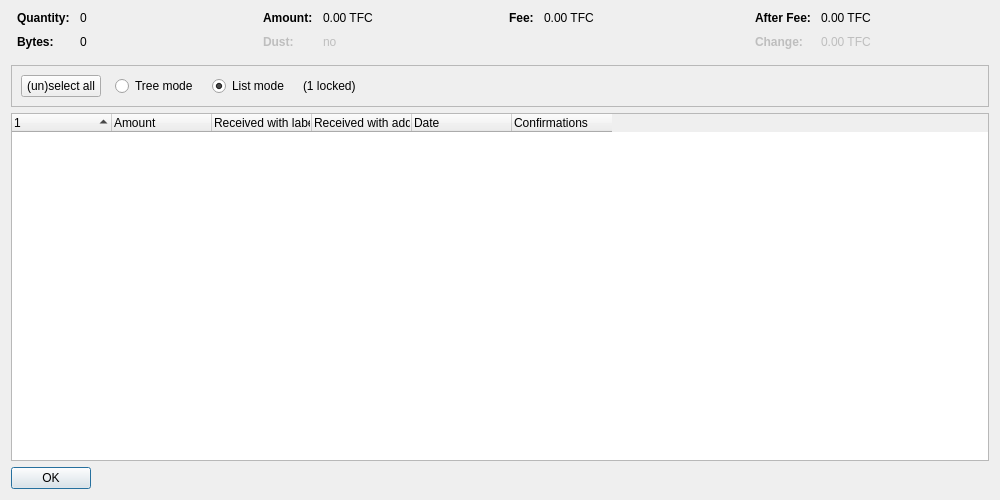
<?xml version="1.0" encoding="UTF-8"?>
<ui version="4.0">
 <class>CoinControlDialog</class>
 <widget class="QDialog" name="CoinControlDialog">
  <property name="geometry">
   <rect>
    <x>0</x>
    <y>0</y>
    <width>1000</width>
    <height>500</height>
   </rect>
  </property>
  <property name="windowTitle">
   <string>Coin Selection</string>
  </property>
  <layout class="QVBoxLayout" name="verticalLayout">
   <item>
    <layout class="QHBoxLayout" name="horizontalLayoutTop" stretch="0,0,0,0">
     <property name="topMargin">
      <number>0</number>
     </property>
     <property name="bottomMargin">
      <number>10</number>
     </property>
     <item>
      <layout class="QFormLayout" name="formLayoutCoinControl1">
       <property name="horizontalSpacing">
        <number>10</number>
       </property>
       <property name="verticalSpacing">
        <number>10</number>
       </property>
       <property name="leftMargin">
        <number>6</number>
       </property>
       <property name="rightMargin">
        <number>6</number>
       </property>
       <item row="0" column="0">
        <widget class="QLabel" name="labelCoinControlQuantityText">
         <property name="font">
          <font>
           <weight>75</weight>
           <bold>true</bold>
          </font>
         </property>
         <property name="text">
          <string>Quantity:</string>
         </property>
        </widget>
       </item>
       <item row="0" column="1">
        <widget class="QLabel" name="labelCoinControlQuantity">
         <property name="cursor">
          <cursorShape>IBeamCursor</cursorShape>
         </property>
         <property name="contextMenuPolicy">
          <enum>Qt::ActionsContextMenu</enum>
         </property>
         <property name="text">
          <string notr="true">0</string>
         </property>
         <property name="textInteractionFlags">
          <set>Qt::LinksAccessibleByMouse|Qt::TextSelectableByKeyboard|Qt::TextSelectableByMouse</set>
         </property>
        </widget>
       </item>
       <item row="1" column="0">
        <widget class="QLabel" name="labelCoinControlBytesText">
         <property name="font">
          <font>
           <weight>75</weight>
           <bold>true</bold>
          </font>
         </property>
         <property name="text">
          <string>Bytes:</string>
         </property>
        </widget>
       </item>
       <item row="1" column="1">
        <widget class="QLabel" name="labelCoinControlBytes">
         <property name="cursor">
          <cursorShape>IBeamCursor</cursorShape>
         </property>
         <property name="contextMenuPolicy">
          <enum>Qt::ActionsContextMenu</enum>
         </property>
         <property name="text">
          <string notr="true">0</string>
         </property>
         <property name="textInteractionFlags">
          <set>Qt::LinksAccessibleByMouse|Qt::TextSelectableByKeyboard|Qt::TextSelectableByMouse</set>
         </property>
        </widget>
       </item>
      </layout>
     </item>
     <item>
      <layout class="QFormLayout" name="formLayoutCoinControl2">
       <property name="horizontalSpacing">
        <number>10</number>
       </property>
       <property name="verticalSpacing">
        <number>10</number>
       </property>
       <property name="leftMargin">
        <number>6</number>
       </property>
       <property name="rightMargin">
        <number>6</number>
       </property>
       <item row="0" column="0">
        <widget class="QLabel" name="labelCoinControlAmountText">
         <property name="font">
          <font>
           <weight>75</weight>
           <bold>true</bold>
          </font>
         </property>
         <property name="text">
          <string>Amount:</string>
         </property>
        </widget>
       </item>
       <item row="0" column="1">
        <widget class="QLabel" name="labelCoinControlAmount">
         <property name="cursor">
          <cursorShape>IBeamCursor</cursorShape>
         </property>
         <property name="contextMenuPolicy">
          <enum>Qt::ActionsContextMenu</enum>
         </property>
         <property name="text">
          <string notr="true">0.00 TFC</string>
         </property>
         <property name="textInteractionFlags">
          <set>Qt::LinksAccessibleByMouse|Qt::TextSelectableByKeyboard|Qt::TextSelectableByMouse</set>
         </property>
        </widget>
       </item>
       <item row="1" column="0">
        <widget class="QLabel" name="labelCoinControlLowOutputText">
         <property name="enabled">
          <bool>false</bool>
         </property>
         <property name="font">
          <font>
           <weight>75</weight>
           <bold>true</bold>
          </font>
         </property>
         <property name="text">
          <string>Dust:</string>
         </property>
        </widget>
       </item>
       <item row="1" column="1">
        <widget class="QLabel" name="labelCoinControlLowOutput">
         <property name="enabled">
          <bool>false</bool>
         </property>
         <property name="cursor">
          <cursorShape>IBeamCursor</cursorShape>
         </property>
         <property name="contextMenuPolicy">
          <enum>Qt::ActionsContextMenu</enum>
         </property>
         <property name="text">
          <string notr="true">no</string>
         </property>
         <property name="textInteractionFlags">
          <set>Qt::LinksAccessibleByMouse|Qt::TextSelectableByKeyboard|Qt::TextSelectableByMouse</set>
         </property>
        </widget>
       </item>
      </layout>
     </item>
     <item>
      <layout class="QFormLayout" name="formLayoutCoinControl3">
       <property name="horizontalSpacing">
        <number>10</number>
       </property>
       <property name="verticalSpacing">
        <number>10</number>
       </property>
       <property name="leftMargin">
        <number>6</number>
       </property>
       <property name="rightMargin">
        <number>6</number>
       </property>
       <item row="0" column="0">
        <widget class="QLabel" name="labelCoinControlFeeText">
         <property name="font">
          <font>
           <weight>75</weight>
           <bold>true</bold>
          </font>
         </property>
         <property name="text">
          <string>Fee:</string>
         </property>
        </widget>
       </item>
       <item row="0" column="1">
        <widget class="QLabel" name="labelCoinControlFee">
         <property name="cursor">
          <cursorShape>IBeamCursor</cursorShape>
         </property>
         <property name="contextMenuPolicy">
          <enum>Qt::ActionsContextMenu</enum>
         </property>
         <property name="text">
          <string notr="true">0.00 TFC</string>
         </property>
         <property name="textInteractionFlags">
          <set>Qt::LinksAccessibleByMouse|Qt::TextSelectableByKeyboard|Qt::TextSelectableByMouse</set>
         </property>
        </widget>
       </item>
      </layout>
     </item>
     <item>
      <layout class="QFormLayout" name="formLayoutCoinControl4">
       <property name="horizontalSpacing">
        <number>10</number>
       </property>
       <property name="verticalSpacing">
        <number>10</number>
       </property>
       <property name="leftMargin">
        <number>6</number>
       </property>
       <property name="rightMargin">
        <number>6</number>
       </property>
       <item row="0" column="0">
        <widget class="QLabel" name="labelCoinControlAfterFeeText">
         <property name="font">
          <font>
           <weight>75</weight>
           <bold>true</bold>
          </font>
         </property>
         <property name="text">
          <string>After Fee:</string>
         </property>
        </widget>
       </item>
       <item row="0" column="1">
        <widget class="QLabel" name="labelCoinControlAfterFee">
         <property name="cursor">
          <cursorShape>IBeamCursor</cursorShape>
         </property>
         <property name="contextMenuPolicy">
          <enum>Qt::ActionsContextMenu</enum>
         </property>
         <property name="text">
          <string notr="true">0.00 TFC</string>
         </property>
         <property name="textInteractionFlags">
          <set>Qt::LinksAccessibleByMouse|Qt::TextSelectableByKeyboard|Qt::TextSelectableByMouse</set>
         </property>
        </widget>
       </item>
       <item row="1" column="0">
        <widget class="QLabel" name="labelCoinControlChangeText">
         <property name="enabled">
          <bool>false</bool>
         </property>
         <property name="font">
          <font>
           <weight>75</weight>
           <bold>true</bold>
          </font>
         </property>
         <property name="text">
          <string>Change:</string>
         </property>
        </widget>
       </item>
       <item row="1" column="1">
        <widget class="QLabel" name="labelCoinControlChange">
         <property name="enabled">
          <bool>false</bool>
         </property>
         <property name="cursor">
          <cursorShape>IBeamCursor</cursorShape>
         </property>
         <property name="contextMenuPolicy">
          <enum>Qt::ActionsContextMenu</enum>
         </property>
         <property name="text">
          <string notr="true">0.00 TFC</string>
         </property>
         <property name="textInteractionFlags">
          <set>Qt::LinksAccessibleByMouse|Qt::TextSelectableByKeyboard|Qt::TextSelectableByMouse</set>
         </property>
        </widget>
       </item>
      </layout>
     </item>
    </layout>
   </item>
   <item>
    <widget class="QFrame" name="frame">
     <property name="minimumSize">
      <size>
       <width>0</width>
       <height>40</height>
      </size>
     </property>
     <property name="frameShape">
      <enum>QFrame::StyledPanel</enum>
     </property>
     <property name="frameShadow">
      <enum>QFrame::Sunken</enum>
     </property>
     <layout class="QHBoxLayout" name="horizontalLayout">
      <item>
       <layout class="QHBoxLayout" name="horizontalLayoutPanel" stretch="0,0,0,0,0">
        <property name="spacing">
         <number>14</number>
        </property>
        <item>
         <widget class="QPushButton" name="pushButtonSelectAll">
          <property name="sizePolicy">
           <sizepolicy hsizetype="Maximum" vsizetype="Fixed">
            <horstretch>0</horstretch>
            <verstretch>0</verstretch>
           </sizepolicy>
          </property>
          <property name="text">
           <string>(un)select all</string>
          </property>
          <property name="autoDefault">
           <bool>false</bool>
          </property>
         </widget>
        </item>
        <item>
         <widget class="QRadioButton" name="radioTreeMode">
          <property name="sizePolicy">
           <sizepolicy hsizetype="Maximum" vsizetype="Fixed">
            <horstretch>0</horstretch>
            <verstretch>0</verstretch>
           </sizepolicy>
          </property>
          <property name="text">
           <string>Tree mode</string>
          </property>
         </widget>
        </item>
        <item>
         <widget class="QRadioButton" name="radioListMode">
          <property name="sizePolicy">
           <sizepolicy hsizetype="Maximum" vsizetype="Fixed">
            <horstretch>0</horstretch>
            <verstretch>0</verstretch>
           </sizepolicy>
          </property>
          <property name="text">
           <string>List mode</string>
          </property>
          <property name="checked">
           <bool>true</bool>
          </property>
         </widget>
        </item>
        <item>
         <widget class="QLabel" name="labelLocked">
          <property name="text">
           <string notr="true">(1 locked)</string>
          </property>
         </widget>
        </item>
        <item>
         <spacer name="horizontalSpacer">
          <property name="orientation">
           <enum>Qt::Horizontal</enum>
          </property>
          <property name="sizeHint" stdset="0">
           <size>
            <width>40</width>
            <height>20</height>
           </size>
          </property>
         </spacer>
        </item>
       </layout>
      </item>
     </layout>
    </widget>
   </item>
   <item>
    <widget class="CoinControlTreeWidget" name="treeWidget">
     <property name="contextMenuPolicy">
      <enum>Qt::CustomContextMenu</enum>
     </property>
     <property name="sortingEnabled">
      <bool>false</bool>
     </property>
     <property name="columnCount">
      <number>6</number>
     </property>
     <attribute name="headerShowSortIndicator" stdset="0">
      <bool>true</bool>
     </attribute>
     <attribute name="headerStretchLastSection">
      <bool>false</bool>
     </attribute>
     <column>
      <property name="text">
       <string/>
      </property>
     </column>
     <column>
      <property name="text">
       <string>Amount</string>
      </property>
     </column>
     <column>
      <property name="text">
       <string>Received with label</string>
      </property>
     </column>
     <column>
      <property name="text">
       <string>Received with address</string>
      </property>
     </column>
     <column>
      <property name="text">
       <string>Date</string>
      </property>
     </column>
     <column>
      <property name="text">
       <string>Confirmations</string>
      </property>
      <property name="toolTip">
       <string>Confirmed</string>
      </property>
     </column>
     <column>
      <property name="text">
       <string/>
      </property>
     </column>
     <column>
      <property name="text">
       <string/>
      </property>
     </column>
     <column>
      <property name="text">
       <string/>
      </property>
     </column>
     <column>
      <property name="text">
       <string/>
      </property>
     </column>
    </widget>
   </item>
   <item>
    <widget class="QDialogButtonBox" name="buttonBox">
     <property name="sizePolicy">
      <sizepolicy hsizetype="Maximum" vsizetype="Fixed">
       <horstretch>0</horstretch>
       <verstretch>0</verstretch>
      </sizepolicy>
     </property>
     <property name="orientation">
      <enum>Qt::Horizontal</enum>
     </property>
     <property name="standardButtons">
      <set>QDialogButtonBox::Ok</set>
     </property>
    </widget>
   </item>
  </layout>
 </widget>
 <customwidgets>
  <customwidget>
   <class>CoinControlTreeWidget</class>
   <extends>QTreeWidget</extends>
   <header>qt/coincontroltreewidget.h</header>
  </customwidget>
 </customwidgets>
 <resources/>
 <connections/>
</ui>
